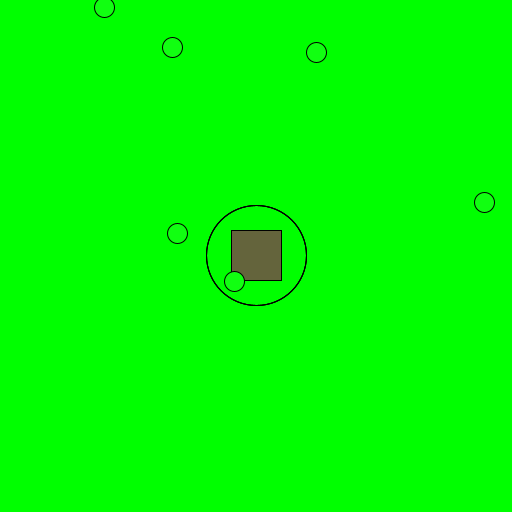
Frame 1 (no input)
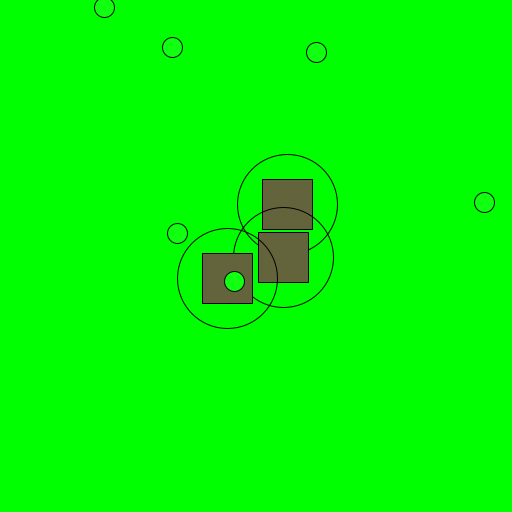
Frame 60 (the mouse pressed at the canvas centre just before this capture)
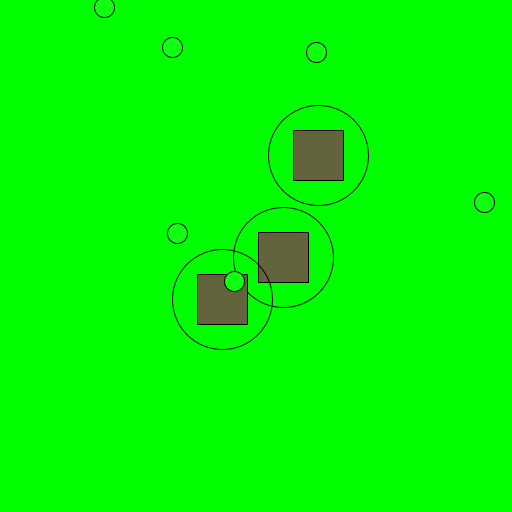
Frame 120 (the mouse held since frame 60 and released just before this capture)

The Processing sketch that drew these frames (run headless with seeded random() and noise(); from frame 60 on, the mouse is pressed at the canvas centre):

// Processing sketch: rabbit_fox
// ── rabbit_fox.pde
Rabbit allan = new Rabbit(new PVector(256, 256), 1, 100, color(100, 100, 60), 0.01);
Rabbit joe = new Rabbit(new PVector(256, 256), 1, 100, color(100, 100, 60), 0.1);
Rabbit george = new Rabbit(new PVector(256, 256), 1, 100, color(100, 100, 60), 0.05);
Plant[] plants = new Plant[6];

void setup() {
    size(512, 512);

    for (int i = 0; i < plants.length; i++) {
        plants[i] = new Plant(new PVector(random(0, width), random(0, height)), 20);
    }
}

void draw() {
    background(#00FF00);
    allan.move();
    allan.draw();
    joe.move();
    joe.draw();
    george.move();
    george.draw();

    for (Plant plant : plants) {
        plant.draw();
    }
}

// ── plant.pde
class Plant {
    PVector pos;
    float size;
    Plant (PVector pos, float size) {
        this.pos = pos;
        this.size = size;
    }

    void draw() {
        fill(#11FF11);
        circle(pos.x, pos.y, size);
    }
}

// ── rabbit.pde
class Rabbit {
    PVector pos, vel, target;
    float speed, sight, nervousness;
    color col;

    Rabbit(PVector pos, float speed, float sight, color col, float nervousness) {
        this.pos = pos;
        this.col = col;
        this.speed = speed;
        this.sight = sight;
        this.nervousness = nervousness;
        vel = new PVector(random(-1, 1), random(-1, 1)).setMag(speed);
        target = vel;
    }

    void move() {
        vel.add(PVector.sub(target, vel).limit(0.05));
        pos.add(vel);

        if (random(0, 1) < nervousness) {
            if (random(0, 1) < nervousness) {
                if (target.mag() == 0) {
                    target = new PVector(random(-1, 1), random(-1, 1)).setMag(speed);
                } else {
                    target = new PVector(0, 0);
                }
            }

            target.rotate(radians(random(-180, 180)));
        }
    }

    void draw() {
        fill(col);
        square(pos.x - 25, pos.y - 25, 50);
        noFill();
        circle(pos.x, pos.y, sight);
    }
}
